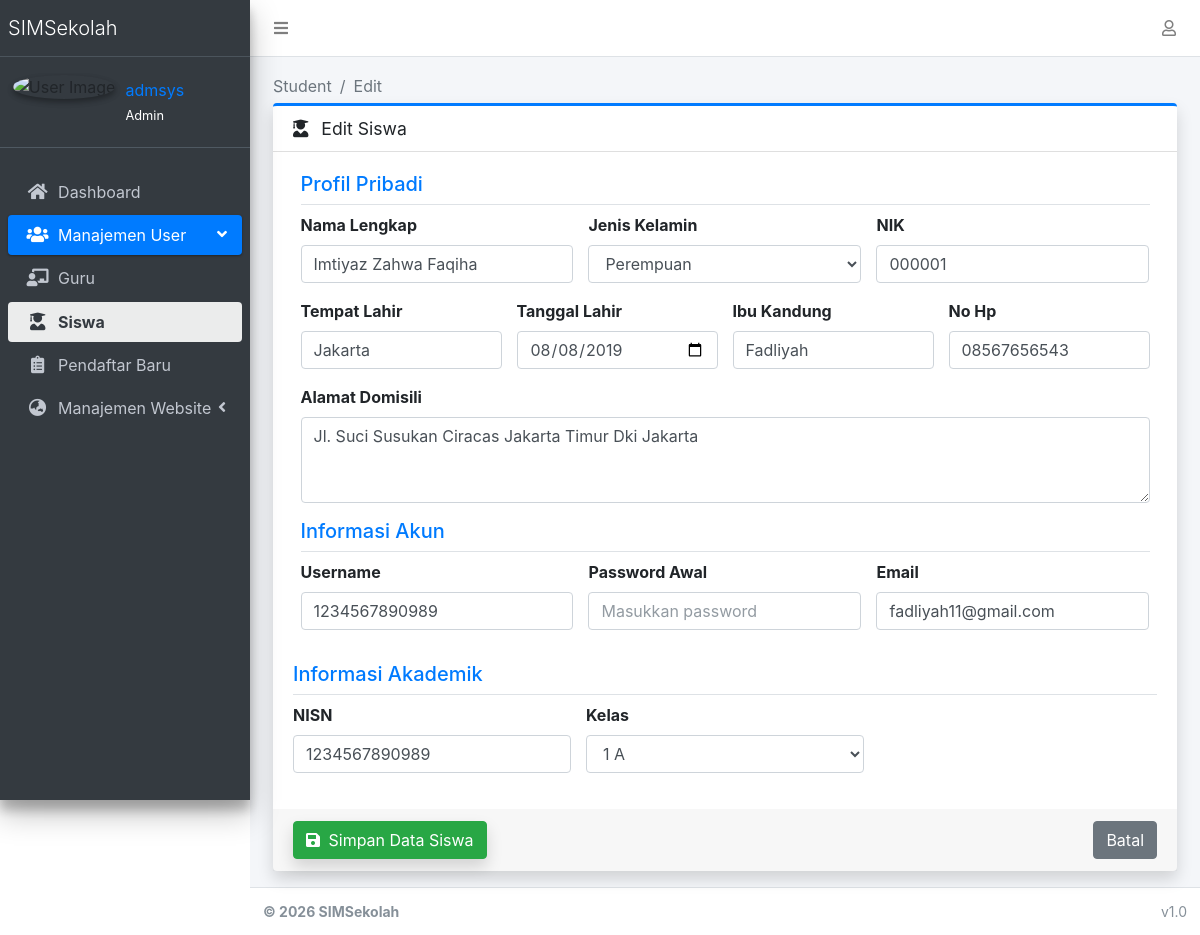
The app's page /accounts/students/edit/4/ (signed in), older data.
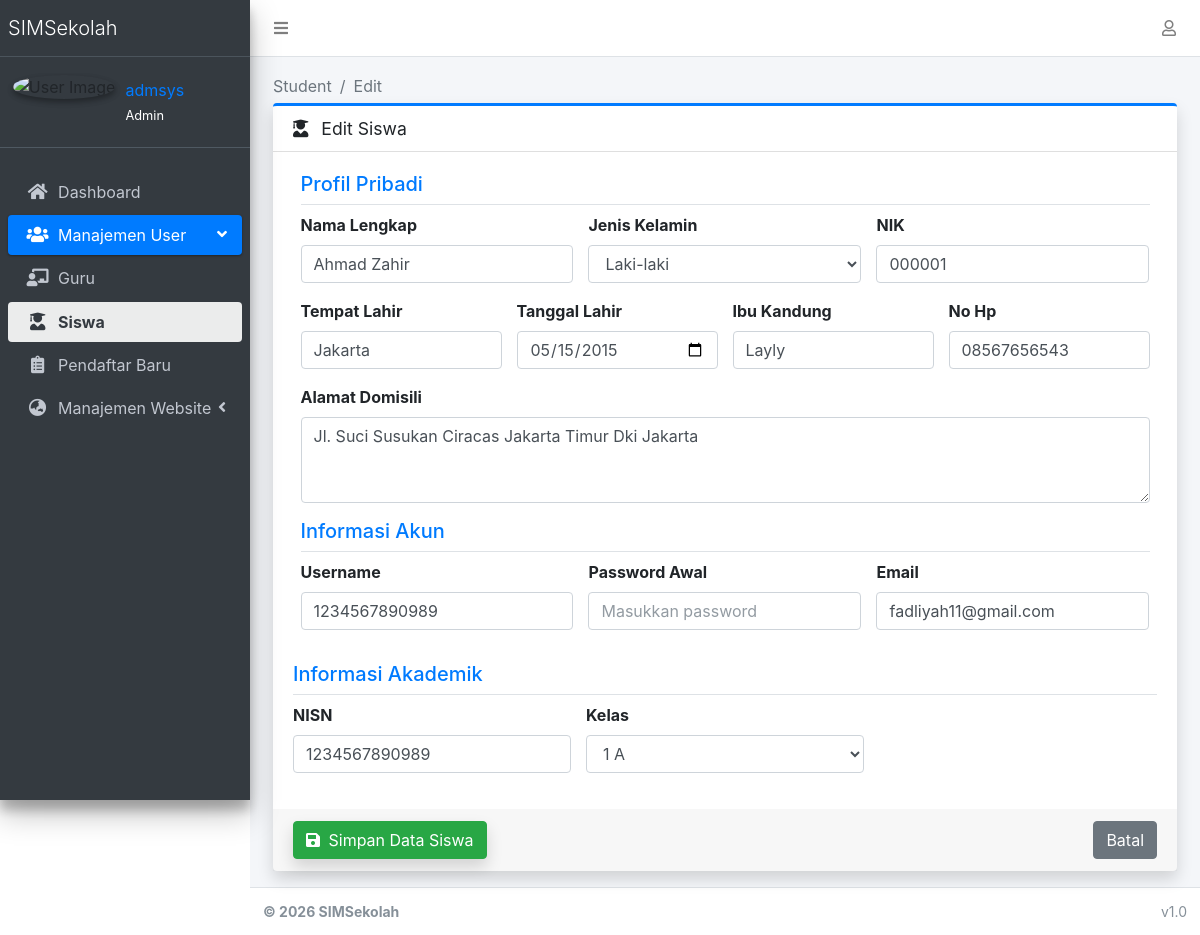
The same page, newer data.
### apps/accounts/models.py (models this page shows, shortened)
class UserProfile(models.Model):
    GENDER_CHOICES = (
        ('L', 'Laki-laki'),
        ('P', 'Perempuan'),
    )
    user = models.OneToOneField(User, on_delete=models.CASCADE)
    nama_lengkap = models.CharField(max_length=150, blank=True)
    nik = models.CharField(max_length=16, blank=True)
    jenis_kelamin = models.CharField(max_length=1, choices=GENDER_CHOICES, blank=True)
    tempat_lahir = models.CharField(max_length=100, blank=True)
    tanggal_lahir = models.DateField(null=True, blank=True)
    nama_ibu_kandung = models.CharField(max_length=150, blank=True)
    nama_sekolah = models.CharField(max_length=200, blank=True)
    npsn = models.CharField(max_length=20, blank=True)
    alamat_sekolah = models.TextField(blank=True)
    email_unit_kerja = models.EmailField(blank=True)
    alamat_rumah = models.TextField(blank=True)
    no_hp = models.CharField(max_length=20, blank=True)
    email_pribadi = models.EmailField(blank=True)
    pendidikan_terakhir = models.CharField(max_length=100, blank=True)
    jurusan = models.CharField(max_length=100, blank=True)
    gelar = models.CharField(max_length=50, blank=True)
    scan_ktp = models.FileField(upload_to='documents/ktp/', blank=True, null=True)
    scan_kk = models.FileField(upload_to='documents/kk/', blank=True, null=True)
    scan_sk = models.FileField(upload_to='documents/sk/', blank=True, null=True)

### apps/accounts/views.py (the view)
# urls.py: path('students/edit/<int:pk>/', views.student_edit, name='student_edit'),
@admin_only
def student_edit(request, pk):
    student = get_object_or_404(User, pk=pk)
    profile = student.userprofile
    detail = StudentProfile.objects.filter(user_profile=profile).first()
    if request.method == 'POST':
        u_form = UserForm(request.POST, instance=student)
        p_form = BaseProfileForm(request.POST, instance=profile)
        s_form = StudentProfileForm(request.POST, instance=detail)
        if u_form.is_valid() and p_form.is_valid() and s_form.is_valid():
            user = u_form.save(commit=False)
            new_password = u_form.cleaned_data.get('password')
            if new_password:
                user.set_password(new_password)
            user.save()
            p_form.save()
            student_detail = s_form.save(commit=False)
            if not detail:
                student_detail.user_profile = profile
            student_detail.save()
            messages.success(request, 'Data siswa berhasil diperbarui!')
            return redirect('accounts:student_list')
    else:
        u_form = UserForm(instance=student)
        u_form.fields['password'].initial = ""
        p_form = BaseProfileForm(instance=profile)
        s_form = StudentProfileForm(instance=detail)
    return render(request, 'accounts/student_form.html', {
        'u_form': u_form, 'p_form': p_form, 's_form': s_form, 'title': 'Edit Siswa'
    })

### apps/accounts/forms.py
class UserForm(forms.ModelForm):
    password = forms.CharField(
        widget=forms.PasswordInput(attrs={'placeholder': 'Masukkan password'}),
        required=False,
        help_text="Gunakan password yang kuat."
    )
    class Meta:
        model = User
        fields = ['username', 'email', 'password', 'first_name', 'last_name']
        widgets = {field: forms.TextInput(attrs={'class': 'form-control'}) for field in fields}

### apps/academics/models.py (called while the page is built)
    def __str__(self):
        return self.nama

### apps/accounts/templatetags/account_tags.py (called while the page is built)
@register.inclusion_tag('accounts/partials/user_info.html', takes_context=True)
def user_profile_info(context):
    request = context['request']
    user = request.user
    return {
        'profile': user.userprofile if user.is_authenticated else None,
        'user': user
    }

### apps/core/context_processors.py (called while the page is built)
def theme(request):
    return {
        "THEME": settings.THEME
    }

### apps/accounts/templates/accounts/student_form.html (shortened to what the changed rows need)
{% extends 'admin/base.html' %}
{% load widget_tweaks %}
{% block content %}
<div class="container-fluid">
    <div class="row">
        <div class="col-md-12">
            <form method="post" enctype="multipart/form-data">
                <div class="card card-primary card-outline shadow">
                    <div class="card-body">
                            <div class="col-md-12">
                                <div class="row">
                                <div class="col-md-4">
                                <div class="form-group">
                                    <label>Nama Lengkap</label>
                                    {% render_field p_form.nama_lengkap class="form-control" placeholder="Nama tanpa gelar" %}
                                </div>
                                </div>
                                 <div class="col-md-4">
                                <div class="form-group">
                                    <label>Jenis Kelamin</label>
                                    {% render_field p_form.jenis_kelamin class="form-control"%}
                                </div>
                                </div>
                                <div class="col-md-4">
                                <div class="form-group">
                                    <label>NIK</label>
                                    {% render_field p_form.nik class="form-control" placeholder="16 Digit NIK" %}
                                </div>
                                </div>
                                <div class="col-md-3">
                                <div class="form-group">
                                    <label>Tempat Lahir</label>
                                    {% render_field p_form.tempat_lahir class="form-control" placeholder="Jakarta" %}
                                </div>
                                </div>
                                <div class="col-md-3">
                                <div class="form-group">
                                    <label>Tanggal Lahir</label>
                                    {% render_field p_form.tanggal_lahir class="form-control"%}
                                </div>
                                </div>
                                <div class="col-md-3">
                                <div class="form-group">
                                    <label>Ibu Kandung</label>
                                    {% render_field p_form.nama_ibu_kandung class="form-control" placeholder="Ibu Kandung" %}
                                </div>
                                </div>
                                <div class="col-md-3">
                                <div class="form-group">
                                    <label>No Hp</label>
                                    {% render_field p_form.no_hp class="form-control" placeholder="08xxx" %}
                                </div>
                                </div>
                                <div class="col-md-12">
                                <div class="form-group">
                                    <label>Alamat Domisili</label>
                                    {% render_field p_form.alamat_rumah class="form-control" placeholder="Nama jalan, RT/RW kelurahan Kecamatan dan kota" %}
                                </div>
                                </div>
                            </div>
                            </div>
                    </div>
                </div>
            </form>
        </div>
    </div>
</div>
{% endblock %}

Row changes from the older to the newer data that the page shows:
changed UserProfile "Jakarta": nama_lengkap "Imtiyaz Zahwa Faqiha" → "Ahmad Zahir"; jenis_kelamin "Perempuan" → "Laki-laki"; tanggal_lahir "08/08/2019" → "05/15/2015"; nama_ibu_kandung "Fadliyah" → "Layly"
